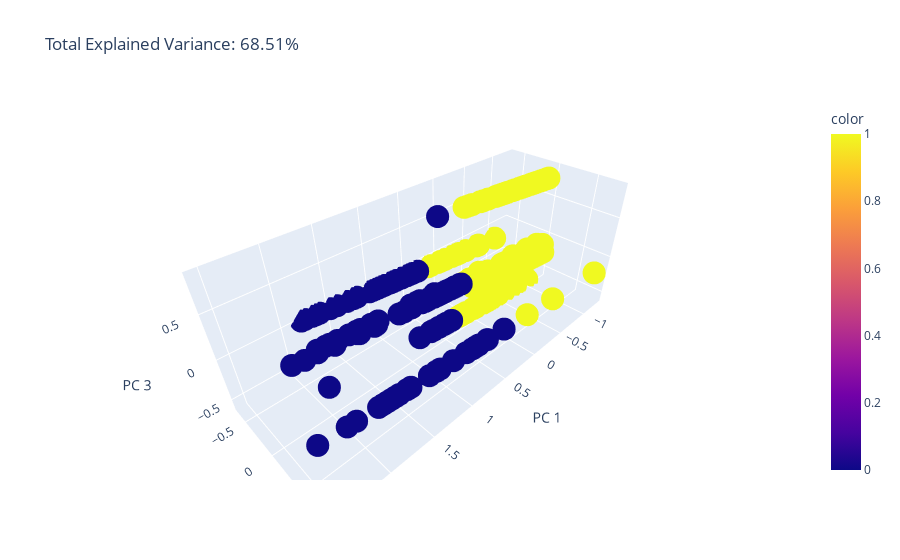

The notebook cell this image was saved under:
### Code cell
#3D Scatter Plot

pca = PCA(n_components=3)
components = pca.fit_transform(X)

total_var = pca.explained_variance_ratio_.sum() * 100

fig = px.scatter_3d(
    components, x=0, y=1, z=2, color=y_km,
    title=f'Total Explained Variance: {total_var:.2f}%',
    labels={'0': 'PC 1', '1': 'PC 2', '2': 'PC 3'}
)
fig.show()

### Figure 1 — Plotly figure (JSON) as saved in the notebook; plotly's stock layout.template omitted (floating-point values rounded to 4 significant figures; data arrays with more than 128 entries replaced by an {"elided": "..."} marker saying what was removed)
{"data": [{"hovertemplate": "PC 1=%{x}<br>PC 2=%{y}<br>PC 3=%{z}<br>color=%{marker.color}<extra></extra>", "legendgroup": "", "marker": {"color": {"elided": "306 int values"}, "coloraxis": "coloraxis", "symbol": "circle"}, "mode": "markers", "name": "", "scene": "scene", "showlegend": false, "type": "scatter3d", "x": {"elided": "306 float values"}, "y": {"elided": "306 float values"}, "z": {"elided": "306 float values"}}], "layout": {"autosize": true, "coloraxis": {"colorbar": {"title": {"text": "color"}}, "colorscale": [[0, "#0d0887"], [0.1111, "#46039f"], [0.2222, "#7201a8"], [0.3333, "#9c179e"], [0.4444, "#bd3786"], [0.5556, "#d8576b"], [0.6667, "#ed7953"], [0.7778, "#fb9f3a"], [0.8889, "#fdca26"], [1, "#f0f921"]]}, "legend": {"tracegroupgap": 0}, "scene": {"aspectmode": "auto", "aspectratio": {"x": 1.882, "y": 0.7281, "z": 0.7298}, "domain": {"x": [0, 1], "y": [0, 1]}, "xaxis": {"title": {"text": "PC 1"}, "type": "linear"}, "yaxis": {"title": {"text": "PC 2"}, "type": "linear"}, "zaxis": {"title": {"text": "PC 3"}, "type": "linear"}}, "title": {"text": "Total Explained Variance: 68.51%"}}}
